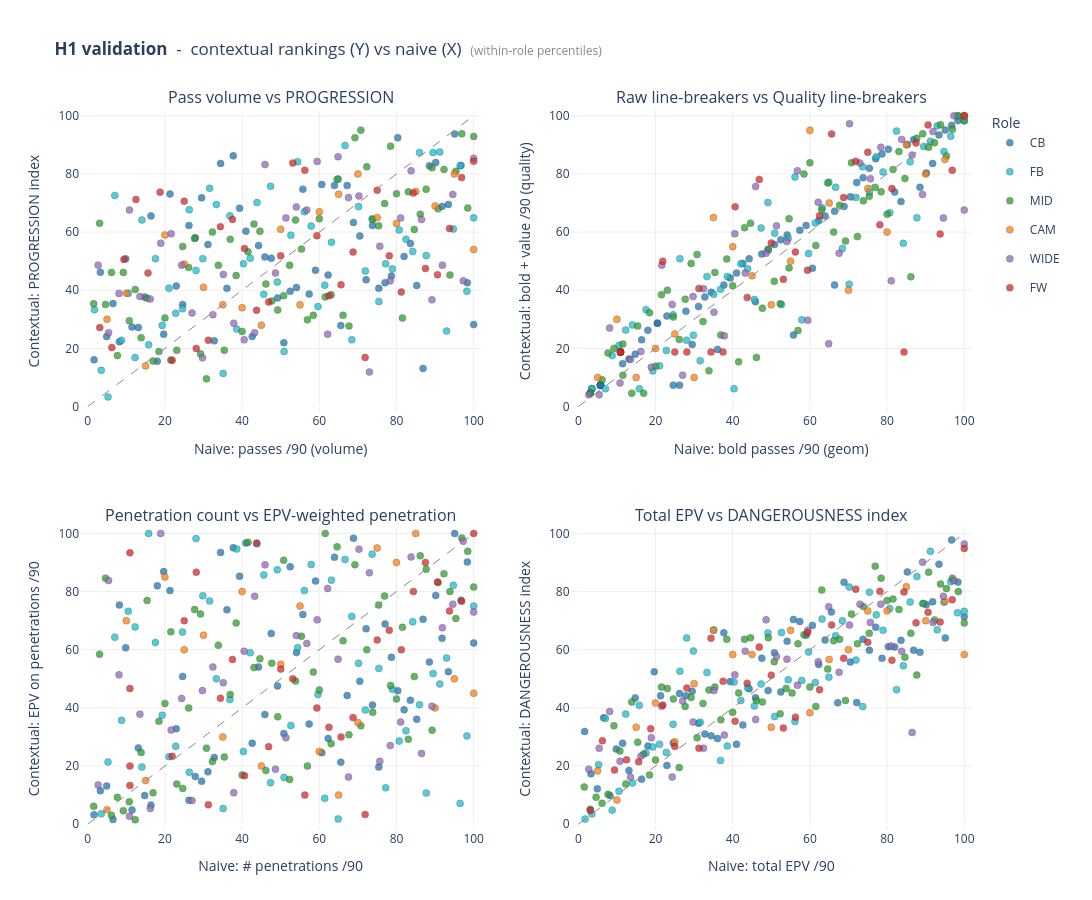

Source (notebook cell):
### Markdown cell above
## H1 validation — contextual vs naive rankings

The implicit claim of **Hypothesis 1** is that contextual spatial metrics surface players that **naive aggregate stats miss**. This cell tests that claim head-on, and does so in two registers: a four-row quantitative summary and a four-panel scatter.

### The numerical claim

For each composite index paired with its single best naive proxy, the cell prints:

- **Spearman ρ** between the within-role naive percentile and the contextual index. Values close to 1 mean the contextual ranking only reshuffles the edges of the naive view; values closer to 0 mean it substantively re-orders the leaderboard.
- **mean |Δ|**, the average absolute rank shift in percentile points (Δ = ctx − naive). Read it as: "the typical player moves N percentile points between the two views".
- **% |Δ| > 20**, the share of the pool whose ranking shifts by more than 20 percentile points. These are the **scouting-relevant disagreements**, players who would be systematically miscalled by a naive-only workflow.

### The visual claim

The four scatter panels are built on a strictly identical frame:

- **X axis**, within-role percentile of the *naive* metric (raw volume or raw rate, the kind that already lives in any standard data feed).
- **Y axis**, within-role percentile of the *contextual* counterpart (an index or rate that adds opponent geometry, EPV, or both).
- **Off-diagonal points**, the substantive value-add of the contextual approach. Above the diagonal: underrated by naive, lifted by context. Below: the opposite.

Each scatter targets a different axis of the H1 thesis:

1. **Pass volume vs PROGRESSION**. Does the PROGRESSION index just rank players by how many passes they play? If the cloud collapsed onto the diagonal, the index would be a re-skinned volume count. The vertical spread (high `passes /90` but middling PROGRESSION, or the opposite) is the proof that volume alone misses *what kind* of passing is being done.
2. **Raw line-breakers vs Quality line-breakers**. Does layering the EPV criterion on top of the geometric line-break change who is on top? A player can split three opponents with a square pass that does not advance the ball, and the EPV filter strips those out. Off-diagonal points are passers whose line-breaks are *bold but cheap*, or *valuable*.
3. **Penetration count vs EPV-weighted penetration**. Do the most frequent hull penetrators also produce the most valuable ones? Two players with the same penetration count can carry very different threat weights depending on where on the pitch the penetrations land.
4. **Total EPV vs DANGEROUSNESS index**. Does the DANGEROUSNESS composite actually disagree with the single best EPV metric? If they collapsed onto the diagonal, the composite would be redundant. The spread shows that decomposing threat into EPV-added, EPV-on-penetration and EPV-inside-circulation reorders the leaderboard meaningfully.

Color encodes macro-role, so the reader can visually verify that the disagreements are not concentrated in a single role.

### The console tables

After the figure, the cell prints a **head-to-head** between the top-15 by naive `passes /90` and the top-15 by `idx__PROGRESSION` for **MID** specifically. Players are flagged with whether they appear in the other list. Then a **per-role overlap summary** repeats the same exercise for every macro-role (CB / FB / MID / CAM / WIDE / FW), so the reader can judge in one glance how much the two rankings disagree across the full pool.

### Code cell
from src.validation import naive_vs_contextual
naive_vs_contextual(df, pct)
